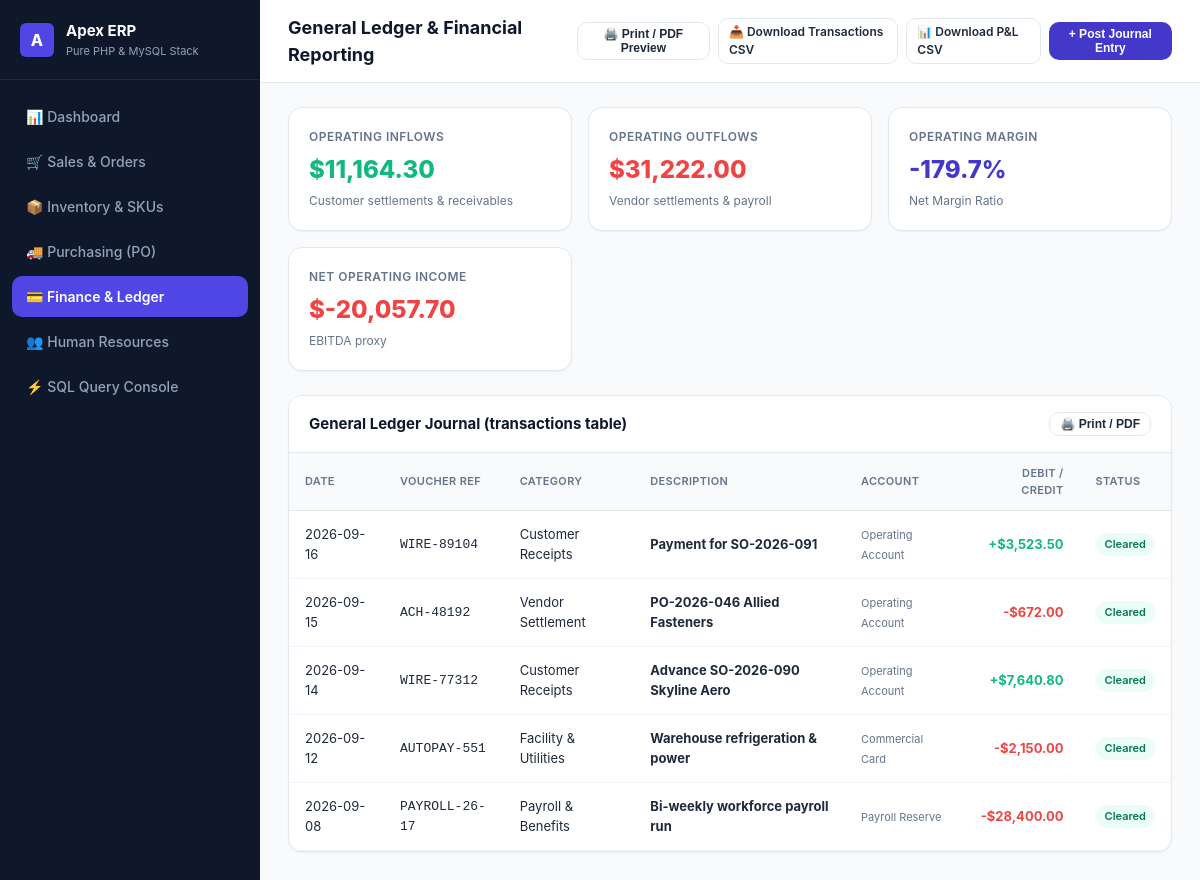
Screenshot of /finance.php with the database file from the repository.
### tables this page shows
CREATE TABLE IF NOT EXISTS `transactions` (
  `id` INT AUTO_INCREMENT PRIMARY KEY,
  `transaction_date` DATE NOT NULL,
  `type` ENUM('income', 'expense') NOT NULL,
  `category` VARCHAR(100) NOT NULL,
  `description` VARCHAR(255) NOT NULL,
  `amount` DECIMAL(12,2) NOT NULL,
  `account` VARCHAR(100) NOT NULL,
  `reference_number` VARCHAR(100),
  `status` ENUM('cleared', 'pending') DEFAULT 'cleared',
  `created_at` TIMESTAMP DEFAULT CURRENT_TIMESTAMP
);

### config.php (called while the page is built, shortened)
<?php
function e(?string $string): string {
    return htmlspecialchars($string ?? '', ENT_QUOTES, 'UTF-8');
}
function money(float $amount): string {
    return '$' . number_format($amount, 2);
}

### finance.php (the view, shortened to what this page needs)
<?php
require_once __DIR__ . '/config.php';
$pdo = getDbConnection();
$transactions = $pdo->query("SELECT * FROM transactions ORDER BY transaction_date DESC, id DESC")->fetchAll();
$financeStmt = $pdo->query("
    SELECT
        COALESCE(SUM(CASE WHEN type = 'income' THEN amount ELSE 0 END), 0) as total_income,
        COALESCE(SUM(CASE WHEN type = 'expense' THEN amount ELSE 0 END), 0) as total_expense
    FROM transactions
");
$financeSummary = $financeStmt->fetch();
$netProfit = $financeSummary['total_income'] - $financeSummary['total_expense'];
$margin = $financeSummary['total_income'] > 0 ? ($netProfit / $financeSummary['total_income']) * 100 : 0;
?>
<!DOCTYPE html>
<html lang="en">
<head>
    <link rel="stylesheet" href="style.css">
</head>
<body>
<div class="app-container">
    <aside class="sidebar">
        <div class="sidebar-header">
            <div class="brand-badge">A</div>
            <div>
                <div class="brand-title">Apex ERP</div>
                <div class="brand-sub">Pure PHP & MySQL Stack</div>
            </div>
        </div>
        <ul class="nav-menu">
            <li><a href="index.php" class="nav-link"><span>📊 Dashboard</span></a></li>
            <li><a href="sales.php" class="nav-link"><span>🛒 Sales & Orders</span></a></li>
            <li><a href="inventory.php" class="nav-link"><span>📦 Inventory & SKUs</span></a></li>
            <li><a href="purchases.php" class="nav-link"><span>🚚 Purchasing (PO)</span></a></li>
            <li><a href="finance.php" class="nav-link active"><span>💳 Finance & Ledger</span></a></li>
            <li><a href="hr.php" class="nav-link"><span>👥 Human Resources</span></a></li>
            <li><a href="sql_runner.php" class="nav-link"><span>⚡ SQL Query Console</span></a></li>
        </ul>
    </aside>
    <div class="main-wrapper">
        <header class="topbar">
            <h1 class="page-title">General Ledger & Financial Reporting</h1>
            <div class="topbar-actions" style="display:flex; gap:8px; align-items:center;">
                <button onclick="window.print()" class="btn btn-secondary btn-sm" title="Print document or save as PDF via CSS print styling">
                    🖨️ Print / PDF Preview
                </button>
                <a href="finance.php?action=export_csv&report=transactions" class="btn btn-secondary btn-sm" title="Download Transaction Journal in CSV format for QuickBooks / Xero">
                    📥 Download Transactions CSV
                </a>
                <a href="finance.php?action=export_csv&report=financial_summary" class="btn btn-secondary btn-sm" title="Download Financial & Cash Flow Statement CSV">
                    📊 Download P&L CSV
                </a>
                <button onclick="document.getElementById('recordTxModal').style.display='flex'" class="btn btn-primary btn-sm">+ Post Journal Entry</button>
            </div>
        </header>
        <main class="content-body">
            <div class="kpi-grid">
                <div class="kpi-card">
                    <div class="kpi-label">Operating Inflows</div>
                    <div class="kpi-value" style="color:#10b981;"><?= money((float)$financeSummary['total_income']) ?></div>
                    <div class="kpi-sub">Customer settlements & receivables</div>
                </div>
                <div class="kpi-card">
                    <div class="kpi-label">Operating Outflows</div>
                    <div class="kpi-value" style="color:#ef4444;"><?= money((float)$financeSummary['total_expense']) ?></div>
                    <div class="kpi-sub">Vendor settlements & payroll</div>
                </div>
                <div class="kpi-card">
                    <div class="kpi-label">Operating Margin</div>
                    <div class="kpi-value" style="color:#4338ca;"><?= number_format($margin, 1) ?>%</div>
                    <div class="kpi-sub">Net Margin Ratio</div>
                </div>
                <div class="kpi-card">
                    <div class="kpi-label">Net Operating Income</div>
                    <div class="kpi-value" style="color: <?= $netProfit >= 0 ? '#10b981' : '#ef4444' ?>;">
                        <?= money((float)$netProfit) ?>
                    </div>
                    <div class="kpi-sub">EBITDA proxy</div>
                </div>
            </div>
            <div class="card">
                <div class="card-header" style="display:flex; justify-content:space-between; align-items:center;">
                    <h2 class="card-title">General Ledger Journal (transactions table)</h2>
                    <button onclick="window.print()" class="btn btn-secondary btn-sm" title="Print this transaction history table">
                        🖨️ Print / PDF
                    </button>
                </div>
                <div class="table-responsive">
                    <table class="data-table">
                        <thead>
                            <tr>
                                <th>Date</th>
                                <th>Voucher Ref</th>
                                <th>Category</th>
                                <th>Description</th>
                                <th>Account</th>
                                <th style="text-align:right;">Debit / Credit</th>
                                <th>Status</th>
                            </tr>
                        </thead>
                        <tbody>
                            <?php foreach ($transactions as $tx): ?>
                            <tr>
                                <td><?= e($tx['transaction_date']) ?></td>
                                <td style="font-family:monospace;"><?= e($tx['reference_number']) ?></td>
                                <td><?= e($tx['category']) ?></td>
                                <td><strong><?= e($tx['description']) ?></strong></td>
                                <td><span style="font-size:11px; color:#64748b;"><?= e($tx['account']) ?></span></td>
                                <td style="text-align:right; font-weight:bold; color: <?= $tx['type'] === 'income' ? '#10b981' : '#ef4444' ?>;">
                                    <?= $tx['type'] === 'income' ? '+' : '-' ?><?= money((float)$tx['amount']) ?>
                                </td>
                                <td><span class="badge badge-success"><?= e($tx['status']) ?></span></td>
                            </tr>
                            <?php endforeach; ?>
                        </tbody>
                    </table>
                </div>
            </div>
        </main>
    </div>
</div>
</body>
</html>

### rows the page displays
transactions: transaction_date "2026-09-16", reference_number "WIRE-89104", category "Customer Receipts", description "Payment for SO-2026-091", account "Operating Account", amount "$3,523.50", status "Cleared"
transactions: transaction_date "2026-09-15", reference_number "ACH-48192", category "Vendor Settlement", description "PO-2026-046 Allied Fasteners", account "Operating Account", amount "$672.00", status "Cleared"
transactions: transaction_date "2026-09-14", reference_number "WIRE-77312", category "Customer Receipts", description "Advance SO-2026-090 Skyline Aero", account "Operating Account", amount "$7,640.80", status "Cleared"
transactions: transaction_date "2026-09-12", reference_number "AUTOPAY-551", category "Facility & Utilities", description "Warehouse refrigeration & power", account "Commercial Card", amount "$2,150.00", status "Cleared"
transactions: transaction_date "2026-09-08", reference_number "PAYROLL-26-17", category "Payroll & Benefits", description "Bi-weekly workforce payroll run", account "Payroll Reserve", amount "$28,400.00", status "Cleared"

### other values shown
money((float)$financeSummary['total_income']) "$11,164.30"
money((float)$financeSummary['total_expense']) "$31,222.00"
$margin "-179.7"
money((float)$netProfit) "$-20,057.70"
